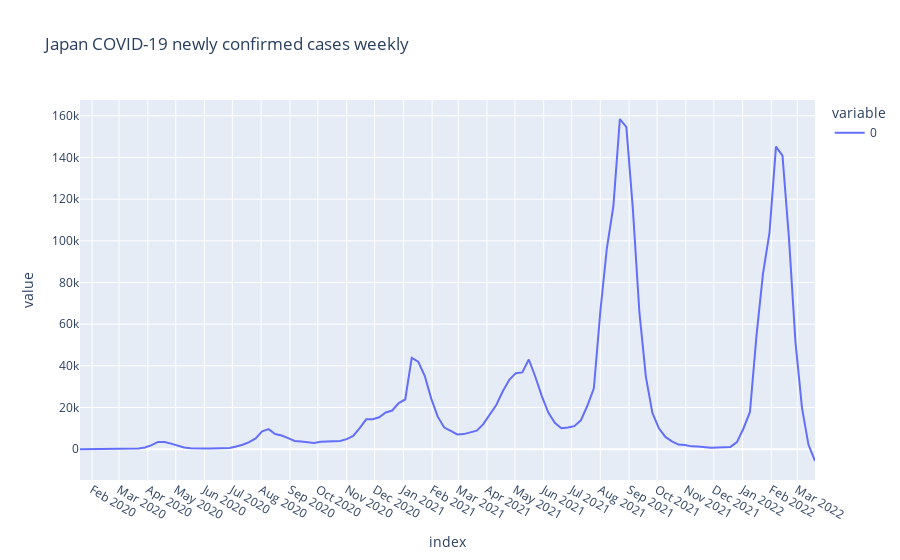

The code cell stored with this chart in its notebook:
### Code cell
ts_forecast = result.predict(start=df_gr.index[-1], end=df_gr.index[-1]+relativedelta(months=3))
#display(ts_forecast[:10])

fig = px.line(pd.concat([df_gr.ALL, ts_forecast]), title='Japan COVID-19 newly confirmed cases weekly')
fig.update_layout({
    'xaxis': {
        'dtick': 'M1'
    }
})
fig.show()
